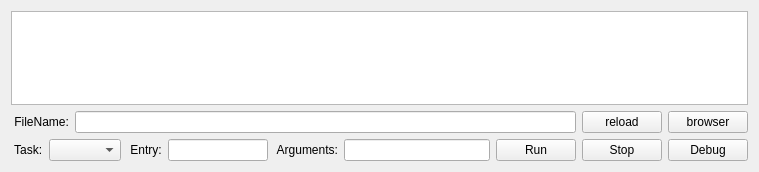
<?xml version="1.0" encoding="UTF-8"?>
<ui version="4.0">
 <class>QWoScriptSelector</class>
 <widget class="QWidget" name="QWoScriptSelector">
  <property name="geometry">
   <rect>
    <x>0</x>
    <y>0</y>
    <width>759</width>
    <height>172</height>
   </rect>
  </property>
  <property name="sizePolicy">
   <sizepolicy hsizetype="Maximum" vsizetype="Preferred">
    <horstretch>0</horstretch>
    <verstretch>0</verstretch>
   </sizepolicy>
  </property>
  <property name="maximumSize">
   <size>
    <width>1024000</width>
    <height>274</height>
   </size>
  </property>
  <property name="windowTitle">
   <string>Form</string>
  </property>
  <property name="autoFillBackground">
   <bool>true</bool>
  </property>
  <layout class="QVBoxLayout" name="verticalLayout">
   <item>
    <layout class="QHBoxLayout" name="horizontalLayout_3">
     <item>
      <widget class="QTextBrowser" name="log">
       <property name="frameShape">
        <enum>QFrame::StyledPanel</enum>
       </property>
      </widget>
     </item>
    </layout>
   </item>
   <item>
    <layout class="QHBoxLayout" name="horizontalLayout">
     <item>
      <widget class="QLabel" name="label">
       <property name="text">
        <string> FileName:</string>
       </property>
      </widget>
     </item>
     <item>
      <widget class="QLineEdit" name="scriptFile">
       <property name="readOnly">
        <bool>true</bool>
       </property>
      </widget>
     </item>
     <item>
      <widget class="QPushButton" name="btnReload">
       <property name="sizePolicy">
        <sizepolicy hsizetype="Minimum" vsizetype="Fixed">
         <horstretch>0</horstretch>
         <verstretch>0</verstretch>
        </sizepolicy>
       </property>
       <property name="maximumSize">
        <size>
         <width>16777215</width>
         <height>16777215</height>
        </size>
       </property>
       <property name="text">
        <string>reload</string>
       </property>
       <property name="icon">
        <iconset resource="qwoterm.qrc">
         <normaloff>:/qwoterm/resource/skin/reload.png</normaloff>:/qwoterm/resource/skin/reload.png</iconset>
       </property>
      </widget>
     </item>
     <item>
      <widget class="QPushButton" name="btnBrowser">
       <property name="sizePolicy">
        <sizepolicy hsizetype="Minimum" vsizetype="Fixed">
         <horstretch>0</horstretch>
         <verstretch>0</verstretch>
        </sizepolicy>
       </property>
       <property name="maximumSize">
        <size>
         <width>16777215</width>
         <height>16777215</height>
        </size>
       </property>
       <property name="text">
        <string>browser</string>
       </property>
       <property name="icon">
        <iconset resource="qwoterm.qrc">
         <normaloff>:/qwoterm/resource/skin/folder.png</normaloff>:/qwoterm/resource/skin/folder.png</iconset>
       </property>
      </widget>
     </item>
    </layout>
   </item>
   <item>
    <layout class="QHBoxLayout" name="horizontalLayout_2">
     <item>
      <widget class="QLabel" name="label_4">
       <property name="text">
        <string> Task:</string>
       </property>
      </widget>
     </item>
     <item>
      <widget class="QComboBox" name="task"/>
     </item>
     <item>
      <widget class="QLabel" name="label_3">
       <property name="text">
        <string> Entry:</string>
       </property>
      </widget>
     </item>
     <item>
      <widget class="QLineEdit" name="entry">
       <property name="sizePolicy">
        <sizepolicy hsizetype="Fixed" vsizetype="Fixed">
         <horstretch>0</horstretch>
         <verstretch>0</verstretch>
        </sizepolicy>
       </property>
       <property name="maximumSize">
        <size>
         <width>100</width>
         <height>16777215</height>
        </size>
       </property>
       <property name="readOnly">
        <bool>true</bool>
       </property>
      </widget>
     </item>
     <item>
      <widget class="QLabel" name="label_2">
       <property name="text">
        <string> Arguments:</string>
       </property>
      </widget>
     </item>
     <item>
      <widget class="QLineEdit" name="args"/>
     </item>
     <item>
      <widget class="QPushButton" name="btnRun">
       <property name="text">
        <string>Run</string>
       </property>
       <property name="icon">
        <iconset resource="qwoterm.qrc">
         <normaloff>:/qwoterm/resource/skin/run.png</normaloff>:/qwoterm/resource/skin/run.png</iconset>
       </property>
      </widget>
     </item>
     <item>
      <widget class="QPushButton" name="btnStop">
       <property name="text">
        <string>Stop</string>
       </property>
       <property name="icon">
        <iconset resource="qwoterm.qrc">
         <normaloff>:/qwoterm/resource/skin/stop.png</normaloff>:/qwoterm/resource/skin/stop.png</iconset>
       </property>
      </widget>
     </item>
     <item>
      <widget class="QPushButton" name="btnDebug">
       <property name="text">
        <string>Debug</string>
       </property>
       <property name="icon">
        <iconset resource="qwoterm.qrc">
         <normaloff>:/qwoterm/resource/skin/debug.png</normaloff>:/qwoterm/resource/skin/debug.png</iconset>
       </property>
      </widget>
     </item>
    </layout>
   </item>
  </layout>
 </widget>
 <resources>
  <include location="qwoterm.qrc"/>
 </resources>
 <connections/>
</ui>
